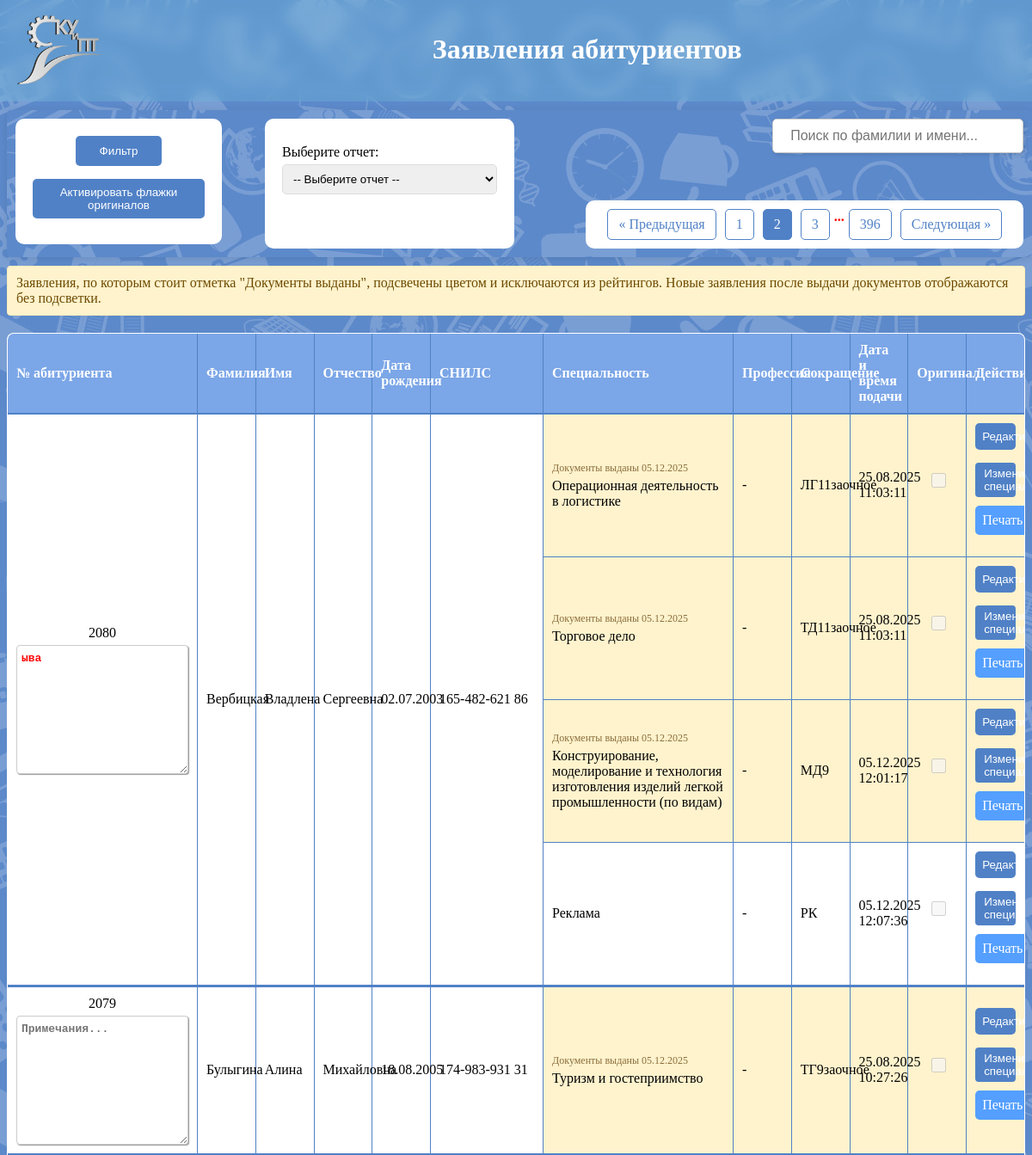
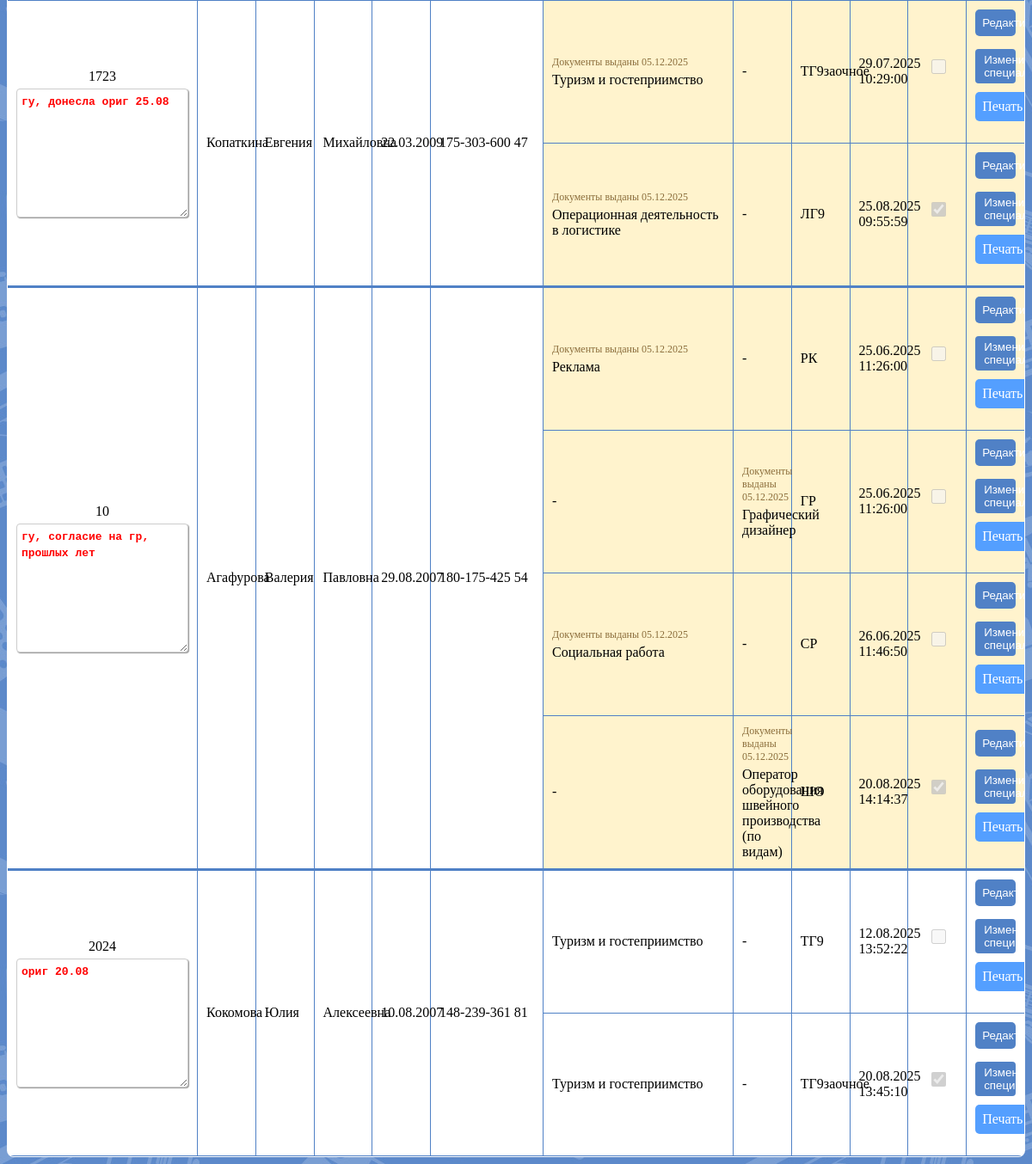
/pages/zayavleniya.php?page=2, run on the app's committed database (2 pictures, top to bottom).
### tables this page shows
CREATE TABLE `zayav` (
  `id_zayav` int(11) NOT NULL,
  `id_abitur` int(11) NOT NULL,
  `id_spec_prof` int(11) DEFAULT NULL,
  `budzhet` int(11) DEFAULT '1',
  `date` datetime NOT NULL DEFAULT CURRENT_TIMESTAMP,
  `original` tinyint(1) NOT NULL DEFAULT '0',
  `comment` text,
  `issue_note` text,
  `group_id` int(11) DEFAULT NULL
);

CREATE TABLE `profec_spec` (
  `id_prof_spec` int(11) NOT NULL,
  `title` varchar(150) NOT NULL,
  `code` varchar(10) NOT NULL,
  `socr` varchar(20) NOT NULL,
  `ispitanie` int(11) DEFAULT NULL,
  `class` int(11) NOT NULL,
  `forma_obuch` int(11) NOT NULL,
  `kategoriya` int(11) NOT NULL,
  `programm` int(11) NOT NULL,
  `date_sobr` int(11) DEFAULT NULL,
  `date_okonch` int(11) DEFAULT NULL
);

### pages/zayavleniya.php (the view, shortened to what this page needs)
<?php
$host = 'localhost';
$user = 'root';
$password = 'root';
$dbname = 'pk_2025';
$conn = new mysqli($host, $user, $password, $dbname);
$limit = 5;
$page = isset($_GET['page']) ? max((int)$_GET['page'], 1) : 1;
$offset = ($page - 1) * $limit;
$sqlWhere = '';
$sql = "
SELECT
    abit.id_abit,
    abit.familiya,
    abit.imya,
    abit.otchestvo,
    abit.snils,
    abit.date_bd,
    MAX(zayav.date) as latest_date,
    (SELECT comment FROM zayav WHERE id_abitur = abit.id_abit AND comment IS NOT NULL ORDER BY date DESC LIMIT 1) as last_comment
FROM
    abit
JOIN zayav ON abit.id_abit = zayav.id_abitur
JOIN profec_spec ON zayav.id_spec_prof = profec_spec.id_prof_spec
JOIN kat_spec_prof ON profec_spec.kategoriya = kat_spec_prof.id_kat
WHERE 1 $sqlWhere
GROUP BY abit.id_abit, abit.familiya, abit.imya, abit.otchestvo, abit.snils, abit.date_bd
ORDER BY latest_date DESC
LIMIT ? OFFSET ?
";
$stmt = $conn->prepare($sql);
$stmt->bind_param("ii", $limit, $offset);
$stmt->execute();
$result = $stmt->get_result();
$sqlCount = "
SELECT COUNT(DISTINCT abit.id_abit) AS total
FROM abit
JOIN zayav ON abit.id_abit = zayav.id_abitur
JOIN profec_spec ON zayav.id_spec_prof = profec_spec.id_prof_spec
JOIN kat_spec_prof ON profec_spec.kategoriya = kat_spec_prof.id_kat
WHERE 1 $sqlWhere
";
$resultCount = $conn->query($sqlCount);
$totalAbit = $resultCount->fetch_assoc()['total'];
$totalPages = ceil($totalAbit / $limit);
$abitIds = array_column($result->fetch_all(MYSQLI_ASSOC), 'id_abit');
if (!empty($abitIds)) {
    $idsIn = implode(",", array_map('intval', $abitIds));
    $zayavQuery = "
    SELECT
        abit.id_abit,
        abit.familiya,
        abit.imya,
        abit.otchestvo,
        abit.snils,
        abit.date_bd,
        zayav.id_zayav,
        zayav.date,
        zayav.original,
        zayav.comment,
        zayav.issue_note,
        profec_spec.code,
        profec_spec.title AS spec_title,
        profec_spec.socr,
        kat_spec_prof.title AS kategoriya,
        (SELECT comment FROM zayav WHERE id_abitur = abit.id_abit AND comment IS NOT NULL ORDER BY date DESC LIMIT 1) as last_comment
    FROM
        zayav
    JOIN abit ON abit.id_abit = zayav.id_abitur
    JOIN profec_spec ON zayav.id_spec_prof = profec_spec.id_prof_spec
    JOIN kat_spec_prof ON profec_spec.kategoriya = kat_spec_prof.id_kat
    WHERE abit.id_abit IN ($idsIn)
    ORDER BY zayav.date DESC
    ";
    $zayavResult = $conn->query($zayavQuery);
    $abitData = [];
    while ($row = $zayavResult->fetch_assoc()) {
        $idAbit = $row['id_abit'];
        if (!isset($abitData[$idAbit])) {
            $abitData[$idAbit]['familiya'] = $row['familiya'];
            $abitData[$idAbit]['imya'] = $row['imya'];
            $abitData[$idAbit]['otchestvo'] = $row['otchestvo'];
            $abitData[$idAbit]['snils'] = $row['snils'];
            $abitData[$idAbit]['date_bd'] = $row['date_bd'];
            $abitData[$idAbit]['last_comment'] = $row['last_comment'];
        }
        $abitData[$idAbit]['zayavleniya'][] = [
            'code' => $row['code'],
            'spec_title' => $row['kategoriya'] === 'Специальность' ? $row['spec_title'] : '-',
            'profession' => $row['kategoriya'] === 'Профессия' ? $row['spec_title'] : '-',
            'socr' => $row['socr'],
            'date' => $row['date'],
            'id_zayav' => $row['id_zayav'],
            'original' => $row['original'],
            'comment' => $row['comment'],
            'issue_note' => isset($row['issue_note']) ? $row['issue_note'] : null
        ];
    }
}
?>
<!DOCTYPE html>
<html lang="ru">
<head>
    <link rel="stylesheet" href="css/styles.css">
</head>
<body>
<header>
    <div class="blur">
        <img src="img/ykuipt_logo.png" alt="Логотип"><h1>Заявления абитуриентов</h1>
    </div>
</header>
<div class = "search-and-filter">
    <div class = "filter-otchet">
        <div class="filter-cont-btn">
            <button id="openFilter" class="filter-btn">Фильтр</button>
            <button id="activateCheckboxes" class="button">Активировать флажки оригиналов</button>
        </div>
        <div class = "otchet">
    <label for="reportSelector">Выберите отчет:</label>
    <select id="reportSelector" onchange="showReport()">
        <option value="">-- Выберите отчет --</option>
    </select>
    <br><br>
        </div>
    </div>
<div id = "searchContainer">
    <form id="searchForm" method="GET" action="">
        <input type="text" name="search" id="searchInput" placeholder="Поиск по фамилии и имени..."
            value="<?= htmlspecialchars($_GET['search'] ?? '') ?>">
    </form>
</div>
<div class="pagination-filter">
    <?php
    $params = $_GET;
    unset($params['page']);
    $queryString = http_build_query($params);
    function pageLink($pageNum, $currentPage, $queryString) {
        $active = $pageNum == $currentPage ? 'active' : '';
        $link = '?page=' . $pageNum . ($queryString ? '&' . $queryString : '');
        return '<a href="' . htmlspecialchars($link) . '" class="' . $active . '">' . htmlspecialchars($pageNum) . '</a>';
    }
    if ($page > 1) {
        echo '<a href="?page=' . ($page - 1) . ($queryString ? '&' . $queryString : '') . '">« Предыдущая</a>';
    }
    for ($i = max(1, $page - 1); $i <= min($totalPages, $page + 1); $i++) {
        echo pageLink($i, $page, $queryString);
    }
    if ($page < $totalPages - 1) {
        if ($page + 1 < $totalPages - 1) {
            echo '<span>...</span>';
        }
        echo pageLink($totalPages, $page, $queryString);
    }
    if ($page < $totalPages) {
        echo '<a href="?page=' . ($page + 1) . ($queryString ? '&' . $queryString : '') . '">Следующая »</a>';
    }
    ?>
</div>
</div>
    <?php if (empty($abitData)) : ?>
    <div class = "no-zayav">
        <p>Нет заявлений для отображения</p>
    </div>
    <?php else : ?>
    <div class="issued-legend">
        Заявления, по которым стоит отметка "Документы выданы", подсвечены цветом и исключаются из рейтингов. Новые заявления после выдачи документов отображаются без подсветки.
    </div>
    <table id = "table_zayav">
    <thead>
        <tr>
            <th class="th1">№ абитуриента</th>
            <th>Фамилия</th>
            <th>Имя</th>
            <th>Отчество</th>
            <th>Дата рождения</th>
            <th class="th2">СНИЛС</th>
            <th>Специальность</th>
            <th>Профессия</th>
            <th>Сокращение</th>
            <th>Дата и время подачи</th>
            <th>Оригинал</th>
            <th>Действия</th>
        </tr>
    </thead>
    <tbody>
    <?php
foreach ($abitData as $idAbit => $data) {
    $rowCount = count($data['zayavleniya']);
    if (isset($data['zayavleniya'])) {
        usort($data['zayavleniya'], function($a, $b) {
            return $a['id_zayav'] - $b['id_zayav'];
        });
    }
    echo "<tr class='abit-border-top'><td colspan='12'></td></tr>";
    $firstZayav = array_shift($data['zayavleniya']);
    $isIssued = !empty($firstZayav['issue_note']) && strpos($firstZayav['issue_note'], 'Документы выданы') === 0;
    $issueNote = $isIssued ? htmlspecialchars($firstZayav['issue_note']) : '';
    echo "<tr>";
        echo "<td rowspan='$rowCount' class='td-id'>
            <div class='td-id-content'>" . htmlspecialchars($idAbit) . "
            <textarea
                class='notes-textarea'
                data-abit-id='" . $idAbit . "'
                placeholder='Примечания...'>" . htmlspecialchars($data['last_comment'] ?? '') . "</textarea>
            </div>
        </td>";
    echo "<td rowspan='$rowCount'>" . htmlspecialchars($data['familiya']) . "</td>";
    echo "<td rowspan='$rowCount'>" . htmlspecialchars($data['imya']) . "</td>";
    echo "<td rowspan='$rowCount'>" . htmlspecialchars($data['otchestvo']) . "</td>";
    echo "<td rowspan='$rowCount'>" . date("d.m.Y", strtotime($data['date_bd'])) . "</td>";
    echo "<td rowspan='$rowCount'>" . htmlspecialchars($data['snils']) . "</td>";
    $issueLabel = $issueNote ? "<div class='issued-label'>{$issueNote}</div>" : '';
    $issuedCellClass = $issueNote ? " class='issued-cell'" : '';
    $applyToSpec = $firstZayav['spec_title'] !== '-';
    $specContent = $applyToSpec ? $issueLabel . $firstZayav['spec_title'] : $firstZayav['spec_title'];
    $profContent = !$applyToSpec ? $issueLabel . $firstZayav['profession'] : $firstZayav['profession'];
    echo "<td{$issuedCellClass}>{$specContent}</td>";
    echo "<td{$issuedCellClass}>{$profContent}</td>";
    echo "<td{$issuedCellClass}>" . htmlspecialchars($firstZayav['socr']) . "</td>";
    echo "<td{$issuedCellClass}>" . date("d.m.Y H:i:s", strtotime($firstZayav['date'])) . "</td>";
    $checked = $firstZayav['original'] == 1 ? 'checked' : '';
    echo "<td{$issuedCellClass}><input type='checkbox' class='checkbox-original' data-id='" . $firstZayav['id_zayav'] . "' data-abit-id='" . $idAbit . "' $checked disabled></td>";
    echo "<td{$issuedCellClass}>";
    echo '<button class="btn btn-info view-details" data-id="' . $firstZayav['id_zayav'] . '">Редактировать</button>';
    echo '<button class="btn btn-warning change-spec" data-id="' . $firstZayav['id_zayav'] . '">Изменить специальность</button>';
    echo "<a href='otchet/print_application.php?id=" . $firstZayav['id_zayav'] . "' class='button-print'>Печать</a>";
    echo "</td>";
    echo "</tr>";
    foreach ($data['zayavleniya'] as $zayav) {
        $isIssuedRow = !empty($zayav['issue_note']) && strpos($zayav['issue_note'], 'Документы выданы') === 0;
        $issueNoteRow = $isIssuedRow ? htmlspecialchars($zayav['issue_note']) : '';
        $issueLabelRow = $issueNoteRow ? "<div class='issued-label'>{$issueNoteRow}</div>" : '';
        $issuedCellClassRow = $issueNoteRow ? " class='issued-cell'" : '';
        $applyToSpecRow = $zayav['spec_title'] !== '-';
        $specContentRow = $applyToSpecRow ? $issueLabelRow . $zayav['spec_title'] : $zayav['spec_title'];
        $profContentRow = !$applyToSpecRow ? $issueLabelRow . $zayav['profession'] : $zayav['profession'];
        echo "<tr>";
        echo "<td{$issuedCellClassRow}>{$specContentRow}</td>";
        echo "<td{$issuedCellClassRow}>{$profContentRow}</td>";
        echo "<td{$issuedCellClassRow}>" . htmlspecialchars($zayav['socr']) . "</td>";
        echo "<td{$issuedCellClassRow}>" . date("d.m.Y H:i:s", strtotime($zayav['date'])) . "</td>";
        $checked = $zayav['original'] == 1 ? 'checked' : '';
        echo "<td{$issuedCellClassRow}><input type='checkbox' class='checkbox-original' data-id='" . $zayav['id_zayav'] . "' data-abit-id='" . $idAbit . "' $checked disabled></td>";
        echo "<td{$issuedCellClassRow}>";
        echo '<button class="btn btn-info view-details" data-id="' . $zayav['id_zayav'] . '">Редактировать</button>';
        echo '<button class="btn btn-warning change-spec" data-id="' . $zayav['id_zayav'] . '">Изменить специальность</button>';
        echo "<a href='otchet/print_application.php?id=" . $zayav['id_zayav'] . "' class='button-print'>Печать</a>";
        echo "</td>";
        echo "</tr>";
    }
    echo "<tr class='abit-border-bottom'><td colspan='12'></td></tr>";
}
?>
    </tbody>
</table>
<?php endif; ?>
</body>
</html>

### css/styles.css (style rules this page uses)
body { font-family: 'Times New Roman', Times, serif; background: url(../img/fon.jpg); }
header img { width: 100px; vertical-align: middle; }
.blur { display: flex; color: white; gap: 33%; background: rgba(119,221,231, 0.2); backdrop-filter: blur(8px); padding: 20px; margin: -10px -8px 10px; }
label { display: block; margin: 10px 0 5px; }
input { width: 91% !important; height: 8px; }
input, select, button, .button-print { width: 100%; padding: 8px; margin-bottom: 15px; border: 1px solid #ddd; border-radius: 5px; }
button, .button-print { width: 100%; display:inline-block; background-color: #5081c6; color: #fff; border: none; cursor: pointer; }
.button-print { text-align: center; width: 95% !important; background-color: #549fff !important; text-decoration: none; }
.checkbox-original { height: 17px !important; cursor: pointer; }
span { color: red; font-weight: bolder; }
table { width: 100%; border-collapse: collapse; margin-top: 20px; background-color: white; border-radius: 8px; overflow: hidden; box-sizing: border-box; }
.abit-border-top td, .abit-border-bottom td { padding: 0; }
table, td, th { border: 1px solid #5081c6; }
.th1 { border-top-left-radius: 8px; }
.th2 { width: 110px; }
th, td { padding: 10px; text-align: left; }
th { background-color: #7ba6e7; color: white; }
textarea { padding: 10px; width: 89%; max-width: 89%; max-height: 100px; line-height: 1.5; border-radius: 5px; border: 1px solid #ccc; box-shadow: 1px 1px 1px #999; }
.notes-textarea { width: 100%; max-width: 100%; min-height: 150px; max-height: 200px; resize: vertical; margin-top: 5px; padding: 5px; font-size: 13px; font-weight: bold; color: red; box-sizing: border-box; overflow: auto; border: 1px solid #ccc; border-radius: 4px; }
.td-id { text-align: center; }
.td-id-content { display: flex; flex-direction: column; align-items: stretch; }
.filter-cont-btn { background: white; padding: 20px; margin-right: 50px; border-radius: 10px; width: 200px; height: 70%; text-align: left; position: relative; }
.filter-btn { margin-left: 50px; padding: 10px 20px; width: 100px !important; background-color: #5081c6; color: white; border: none; cursor: pointer; border-radius: 5px; }
.search-and-filter { display: flex; position: sticky; top: 0; left: 0; width: 99%; border: none; border-radius: 5px; background-image: url(../img/fon.jpg); z-index: 500; padding: 10px; box-shadow: 0 2px 10px rgba(0, 0, 0, 0.1); }
#searchContainer { display: flex; justify-content: flex-end; margin-bottom: 10px; width: 100%; }
#searchInput { padding: 15px 20px; font-size: 16px; border: 1px solid #ccc; border-radius: 5px; width: 250px !important; box-shadow: 2px 2px 5px rgba(0, 0, 0, 0.1); transition: 0.3s; }
.pagination-filter { display: inline-flex; justify-content: center; position: absolute; bottom: 10px; right: 10px; background: white; padding: 10px 20px; border-radius: 10px; }
.pagination-filter a { padding: 8px 12px; margin: 0 5px; text-decoration: none; color: #5081c6; border: 1px solid #5081c6; border-radius: 5px; }
.pagination-filter a.active { background-color: #5081c6; color: white; }
.filter-otchet { display: flex; }
.otchet { background: white; padding: 20px; border-radius: 10px; width: 250px; text-align: left; position: relative; overflow-y: auto; max-height: 100%; }
.btn-warning { background-color: #5081c6; color: #ffffff; border: none; padding: 5px 10px; border-radius: 4px; cursor: pointer; margin-right: 5px; margin-bottom: 10px; display: inline-block; }
.issued-cell { background-color: #fff3cd !important; }
.issued-legend { margin: 10px 0; padding: 10px; background: #fff3cd; border: 1px solid #ffeeba; color: #6c4a00; border-radius: 4px; }
.issued-label { font-size: 12px; color: #8a6d3b; margin-bottom: 4px; }
#table_zayav { table-layout: fixed; width: 100%; }
#table_zayav th:nth-child(1), #table_zayav td:nth-child(1) { width: 200px; }
#table_zayav th:nth-child(7), #table_zayav td:nth-child(7) { width: 200px; }

### data on the page
zayav: idAbit "2080", value "ыва", familiya "Вербицкая", imya "Владлена", otchestvo "Сергеевна", date_bd "02.07.2003", snils "165-482-621 86", issue_note "Документы выданы 05.12.2025", specContent "Операционная деятельность в логистике", id_spec_prof.title "-", id_spec_prof.socr "ЛГ11заочное", date "25.08.2025 11:03:11"
zayav: issue_note "Документы выданы 05.12.2025", specContentRow "Торговое дело", id_spec_prof.title "-", id_spec_prof.socr "ТД11заочное", date "25.08.2025 11:03:11"
zayav: issue_note "Документы выданы 05.12.2025", specContentRow "Конструирование, моделирование и технология изготовления изделий легкой промышленности (по видам)", id_spec_prof.title "-", id_spec_prof.socr "МД9", date "05.12.2025 12:01:17"
zayav: specContentRow "Реклама", id_spec_prof.title "-", id_spec_prof.socr "РК", date "05.12.2025 12:07:36"
zayav: idAbit "2079", value "Примечания...", familiya "Булыгина", imya "Алина", otchestvo "Михайловна", date_bd "18.08.2005", snils "174-983-931 31", issue_note "Документы выданы 05.12.2025", specContent "Туризм и гостеприимство", id_spec_prof.title "-", id_spec_prof.socr "ТГ9заочное", date "25.08.2025 10:27:26"
zayav: idAbit "1723", value "гу, донесла ориг 25.08", familiya "Копаткина", imya "Евгения", otchestvo "Михайловна", date_bd "22.03.2009", snils "175-303-600 47", issue_note "Документы выданы 05.12.2025", specContent "Туризм и гостеприимство", id_spec_prof.title "-", id_spec_prof.socr "ТГ9заочное", date "29.07.2025 10:29:00"
zayav: issue_note "Документы выданы 05.12.2025", specContentRow "Операционная деятельность в логистике", id_spec_prof.title "-", id_spec_prof.socr "ЛГ9", date "25.08.2025 09:55:59"
zayav: idAbit "10", value "гу, согласие на гр, прошлых лет", familiya "Агафурова", imya "Валерия", otchestvo "Павловна", date_bd "29.08.2007", snils "180-175-425 54", issue_note "Документы выданы 05.12.2025", specContent "Реклама", id_spec_prof.title "-", id_spec_prof.socr "РК", date "25.06.2025 11:26:00"
zayav: specContentRow "-", issue_note "Документы выданы 05.12.2025", issue_note.title "Графический дизайнер", id_spec_prof.socr "ГР", date "25.06.2025 11:26:00"
zayav: issue_note "Документы выданы 05.12.2025", specContentRow "Социальная работа", id_spec_prof.title "-", id_spec_prof.socr "СР", date "26.06.2025 11:46:50"
zayav: specContentRow "-", issue_note "Документы выданы 05.12.2025", issue_note.title "Оператор оборудования швейного производства (по видам)", id_spec_prof.socr "ШО", date "20.08.2025 14:14:37"
zayav: idAbit "2024", value "ориг 20.08", familiya "Кокомова", imya "Юлия", otchestvo "Алексеевна", date_bd "10.08.2007", snils "148-239-361 81", specContent "Туризм и гостеприимство", id_spec_prof.title "-", id_spec_prof.socr "ТГ9", date "12.08.2025 13:52:22"
zayav: specContentRow "Туризм и гостеприимство", id_spec_prof.title "-", id_spec_prof.socr "ТГ9заочное", date "20.08.2025 13:45:10"

### other printed values
$pageNum "1"
$pageNum "2"
$pageNum "3"
$pageNum "396"
